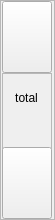
                  <widget class="QFrame" name="frame_dealer_total">
                   <property name="minimumSize">
                    <size>
                     <width>55</width>
                     <height>220</height>
                    </size>
                   </property>
                   <property name="maximumSize">
                    <size>
                     <width>55</width>
                     <height>220</height>
                    </size>
                   </property>
                   <property name="styleSheet">
                    <string notr="true"/>
                   </property>
                   <property name="frameShape">
                    <enum>QFrame::Shape::StyledPanel</enum>
                   </property>
                   <property name="frameShadow">
                    <enum>QFrame::Shadow::Raised</enum>
                   </property>
                   <layout class="QVBoxLayout" name="verticalLayout_7">
                    <property name="spacing">
                     <number>0</number>
                    </property>
                    <property name="leftMargin">
                     <number>0</number>
                    </property>
                    <property name="topMargin">
                     <number>0</number>
                    </property>
                    <property name="rightMargin">
                     <number>0</number>
                    </property>
                    <property name="bottomMargin">
                     <number>0</number>
                    </property>
                    <item alignment="Qt::AlignmentFlag::AlignHCenter">
                     <widget class="QPushButton" name="label_deck_1">
                      <property name="minimumSize">
                       <size>
                        <width>50</width>
                        <height>72</height>
                       </size>
                      </property>
                      <property name="maximumSize">
                       <size>
                        <width>50</width>
                        <height>72</height>
                       </size>
                      </property>
                      <property name="cursor">
                       <cursorShape>ArrowCursor</cursorShape>
                      </property>
                      <property name="styleSheet">
                       <string notr="true"/>
                      </property>
                      <property name="text">
                       <string/>
                      </property>
                      <property name="icon">
                       <iconset>
                        <normaloff>:/deck/card-deck.png</normaloff>:/deck/card-deck.png</iconset>
                      </property>
                      <property name="iconSize">
                       <size>
                        <width>65</width>
                        <height>65</height>
                       </size>
                      </property>
                     </widget>
                    </item>
                    <item alignment="Qt::AlignmentFlag::AlignHCenter">
                     <widget class="QFrame" name="frame_dealer_total_inner">
                      <property name="minimumSize">
                       <size>
                        <width>50</width>
                        <height>80</height>
                       </size>
                      </property>
                      <property name="maximumSize">
                       <size>
                        <width>50</width>
                        <height>80</height>
                       </size>
                      </property>
                      <property name="styleSheet">
                       <string notr="true"/>
                      </property>
                      <property name="frameShape">
                       <enum>QFrame::Shape::StyledPanel</enum>
                      </property>
                      <property name="frameShadow">
                       <enum>QFrame::Shadow::Raised</enum>
                      </property>
                      <layout class="QVBoxLayout" name="verticalLayout_16">
                       <property name="spacing">
                        <number>0</number>
                       </property>
                       <property name="leftMargin">
                        <number>0</number>
                       </property>
                       <property name="topMargin">
                        <number>0</number>
                       </property>
                       <property name="rightMargin">
                        <number>0</number>
                       </property>
                       <property name="bottomMargin">
                        <number>0</number>
                       </property>
                       <item>
                        <spacer name="verticalSpacer_13">
                         <property name="orientation">
                          <enum>Qt::Orientation::Vertical</enum>
                         </property>
                         <property name="sizeHint" stdset="0">
                          <size>
                           <width>20</width>
                           <height>40</height>
                          </size>
                         </property>
                        </spacer>
                       </item>
                       <item alignment="Qt::AlignmentFlag::AlignHCenter">
                        <widget class="QLabel" name="label_dealer_total_text">
                         <property name="maximumSize">
                          <size>
                           <width>60</width>
                           <height>16777215</height>
                          </size>
                         </property>
                         <property name="styleSheet">
                          <string notr="true">#label_stand{
	font: 13pt &quot;Forte&quot;;
	color: rgba(255,255,255,150);
	background-color: transparent;
}</string>
                         </property>
                         <property name="text">
                          <string>total</string>
                         </property>
                         <property name="alignment">
                          <set>Qt::AlignmentFlag::AlignCenter</set>
                         </property>
                        </widget>
                       </item>
                       <item alignment="Qt::AlignmentFlag::AlignHCenter">
                        <widget class="QLabel" name="label_dealer_total">
                         <property name="minimumSize">
                          <size>
                           <width>40</width>
                           <height>30</height>
                          </size>
                         </property>
                         <property name="maximumSize">
                          <size>
                           <width>40</width>
                           <height>30</height>
                          </size>
                         </property>
                         <property name="styleSheet">
                          <string notr="true"/>
                         </property>
                         <property name="text">
                          <string/>
                         </property>
                         <property name="scaledContents">
                          <bool>true</bool>
                         </property>
                         <property name="alignment">
                          <set>Qt::AlignmentFlag::AlignCenter</set>
                         </property>
                        </widget>
                       </item>
                       <item>
                        <spacer name="verticalSpacer_14">
                         <property name="orientation">
                          <enum>Qt::Orientation::Vertical</enum>
                         </property>
                         <property name="sizeHint" stdset="0">
                          <size>
                           <width>20</width>
                           <height>40</height>
                          </size>
                         </property>
                        </spacer>
                       </item>
                      </layout>
                     </widget>
                    </item>
                    <item alignment="Qt::AlignmentFlag::AlignHCenter">
                     <widget class="QPushButton" name="label_deck_2">
                      <property name="minimumSize">
                       <size>
                        <width>50</width>
                        <height>72</height>
                       </size>
                      </property>
                      <property name="maximumSize">
                       <size>
                        <width>50</width>
                        <height>72</height>
                       </size>
                      </property>
                      <property name="cursor">
                       <cursorShape>ArrowCursor</cursorShape>
                      </property>
                      <property name="styleSheet">
                       <string notr="true"/>
                      </property>
                      <property name="text">
                       <string/>
                      </property>
                      <property name="icon">
                       <iconset>
                        <normaloff>:/deck/card-deck.png</normaloff>:/deck/card-deck.png</iconset>
                      </property>
                      <property name="iconSize">
                       <size>
                        <width>65</width>
                        <height>65</height>
                       </size>
                      </property>
                     </widget>
                    </item>
                   </layout>
                  </widget>
